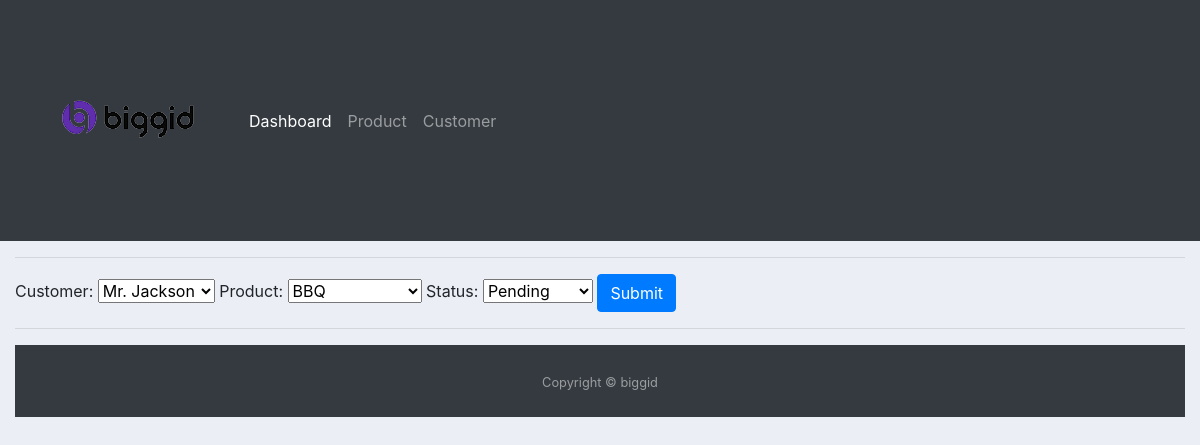
/update_order/3/, run on an earlier commit of the app's database.
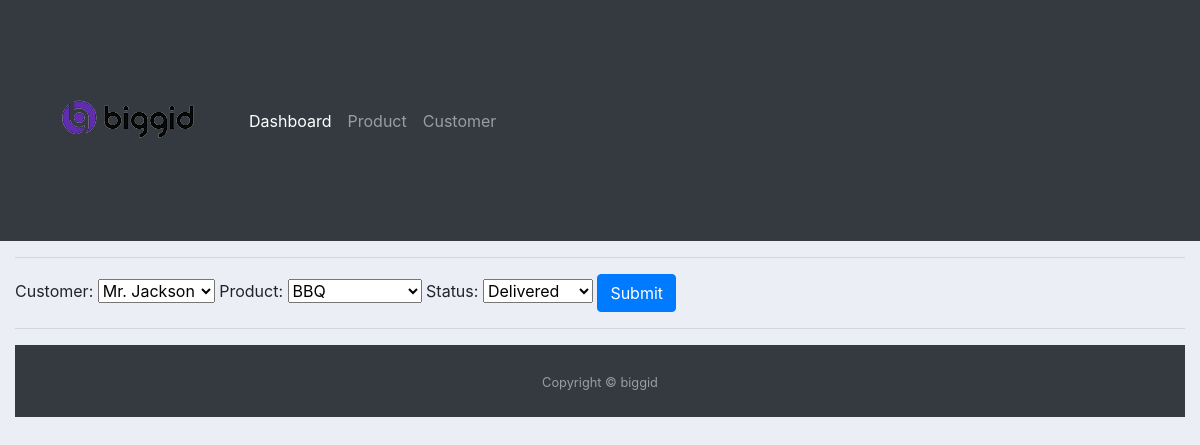
And on a later commit of the database.
### accounts/models.py (models this page shows, shortened)
class Order(models.Model):
    STATUS = (
        ('Pending', 'Pending'),
        ('On Process', 'On Process'),
        ('Delivered', 'Delivered'),
    )
    customer = models.ForeignKey(
        Customer, null=True, on_delete=models.SET_NULL)
    product = models.ForeignKey(Product, null=True, on_delete=models.SET_NULL)
    date_created = models.DateTimeField(auto_now_add=True, null=True)
    status = models.CharField(max_length=200, null=True, choices=STATUS)

### accounts/views.py (the view)
# urls.py: path('update_order/<str:pk>/', views.update_order, name='update_order'),
def update_order(request, pk):
    order = Order.objects.get(id=pk)
    form = OrderForm(instance=order)
    if request.method == 'POST':
        form = OrderForm(request.POST, instance=order)
        if form.is_valid():
            form.save()
            return redirect('/')
    context = {'form': form}
    return render(request, 'accounts/order_form.html', context)

### accounts/form.py
class OrderForm(ModelForm):
    class Meta:
        model = Order
        fields = '__all__'

### accounts/models.py (called while the page is built)
    def __str__(self):
        return self.name

    def __str__(self):
        return self.name

### accounts/templates/accounts/order_form.html
{% extends 'accounts/main.html' %} {% block content %}
<form actoon="" method="POST">
  {% csrf_token %} {{form}}
  <button type="submit" class="btn btn-primary">Submit</button>
</form>
{% endblock %}

What changed in the data, as far as the page shows it:
changed Order "Mr. Jackson": status "Pending" → "Delivered"
